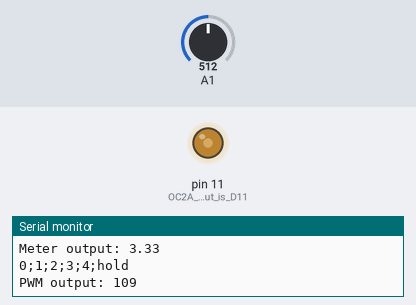
Simulated run of this sketch. Board: Arduino Uno, built with avr-gcc and run on an emulated ATmega328P. Parts: output pins drawn as LEDs (lit = HIGH), the last lines printed to the serial monitor. Inputs (shaded band) come from the test bench; at power-on: A1 = 512.

Above: at 1.6 s.
1.7 s: A1 set to 716
At 3.0 s:
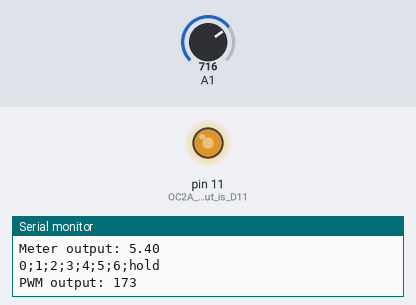
3.5 s: A1 set to 900
At 4.0 s:
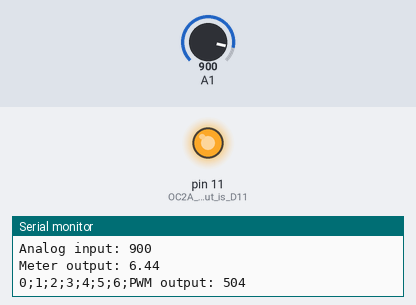
5.1 s: A1 set to 306
At 6.3 s:
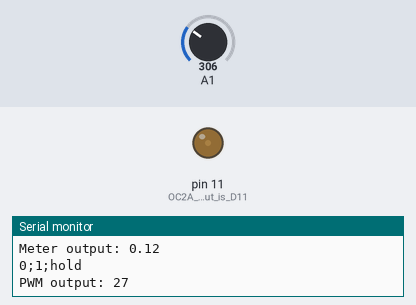
Timing chart, 0 to 8.1 s (numbered marks = the images above; inputs shaded):
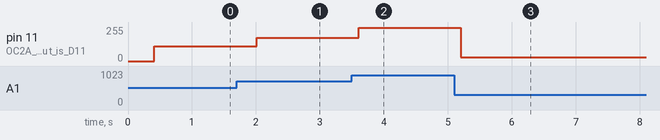

The sketch:

arduino_plantmeter.ino
```cpp
unsigned long int previousMillis = 0;
/* PWM vals vs output
 *  0 = 25
 *  1 = 43
 *  2 = 71
 *  3 = 99
 *  4 = 130
 *  5 = 162
 *  6 = 192
 */
const byte pwmMeterVals[] = { 0,   1,   2,   3,   4,   5,   6}; //array with all meter vals
const byte pwmVals[]      = {25,  43,  71,  99, 130, 162, 192}; //array with corresponding pwm values
const byte pwmLen = 7; //make sure BOTH arrays are same length!

/* ADC vals vs humidity:
 *  (0 - ) 300 = dry      = 0
 *         400 = damp     = 2
 *         568 = medium   = 4
 *         780 = flooded  = 6
 */
const unsigned int adcVals[]      = {300, 400, 568, 780}; //array with ADC values
const byte         adcMeterVals[] = {  0,   2,   4,   6}; //array with Corresponding meter values
const byte adcLen = 4; //make sure BOTH arrays are same length!

const long interval = 400;           // refresh rate
void setup() {
  Serial.begin(9600);           // set up Serial library at 9600 bps
  Serial.println("Plantmeter by TM van den Berg");
  //setup timer2
  TCCR2A = _BV(COM2A1) | _BV(COM2B1) | _BV(WGM20); //non-inverting phase correct 8bit pwm, enable a/b
  TCCR2B = _BV(CS20); //no prescaler (30khz)*/
  OCR2A = 0; //pin 15 D11
  pinMode(11, OUTPUT); //OC2A output is D11
}

void loop() {
 unsigned long int currentMillis = millis();
 if (currentMillis - previousMillis >= interval) {
    previousMillis = currentMillis;
    unsigned int adcDiff, pwmDiff, meterDiff, pwmOutput, i; //values we use for calculation
    float meterOutput,delta; //to store the meter output value (possibly could have sticked with integers here by multiplying meterVals with 10...)
    unsigned int adc = analogRead(A1); //read A1 for moisture reading
    Serial.print("Analog input: ");
    Serial.println(adc);

    /* Below we will determine the PWM value to write based on the ADC input and our "calibration values".
     *  It is rather cumbersome, and could possibly be simpler since our current calibration vals are mostly linear,
     *  but this will work also with more non-linear sensors (in which case you should use much smaller spaced calibration values)
     *  I have even generated this in excel, but I since then got lazy and let the arduino do the hard work.
     */

    //Find and linear interpolate output value for this input
    for (i = 0; i < adcLen; i++) {
      if (adcVals[i] > adc) {// we reached our limit or end.
        break;
      }
    }
    if (i == 0) { //smalles value, use output zero
      meterOutput = adcMeterVals[0];;
    }
    else if (i == (sizeof adcVals -1)) { // biggest value, use max output
      meterOutput = adcMeterVals[i];
    }
    else {
      //bottom value, e.g. 400 for 425
      //top value, e.g. 568 for 428
      adcDiff = adcVals[i] - adcVals[i-1]; //difference, e.g. 568 - 400 = 168 for 425;
      meterDiff = adcMeterVals[i] - adcMeterVals[i-1]; //difference in meter output val, e.g. 2 for 426
      delta = (float)meterDiff/adcDiff;
      meterOutput = adcMeterVals[i-1] + delta*(adc - adcVals[i-1]); //2 + (2/168)*(425-400) = 2 + 0.011 * 25 = 2 + 0.297 + 2.297
    }
    Serial.print("Meter output: ");
    Serial.println(meterOutput);

    //Find and linear interpolate PWM value for this output
    for (i = 0; i < pwmLen; i++) {
      Serial.print(i);
      Serial.print(";");
      if (pwmMeterVals[i] > meterOutput) {// we reached our limit or end.
        Serial.println("hold");
        break;
      }
    }
    if (i == 0) { //smalles value, use output zero
      pwmOutput = pwmVals[0];
    }
    else {
      //bottom value, e.g. 25 for 0.5
      //top value, e.g. 43 for 0.5
      pwmDiff = pwmVals[i] - pwmVals[i-1]; //difference in pwm output, e.g. 8 for 0.5;
      meterDiff = pwmMeterVals[i] - pwmMeterVals[i-1]; //difference in meter output, 1 for 0.5;
      delta = (float)pwmDiff/meterDiff;
      pwmOutput = pwmVals[i-1] + delta*(meterOutput - pwmMeterVals[i-1]); //25 + (the difference in meter value (1) / pwm difference (8) = ) 0.125 * (meter value - bottom meter value = ) 0.5 =
    }
    Serial.print("PWM output: " );
    Serial.println(pwmOutput);
    OCR2A = pwmOutput;
 }
}
```

Measured:
- after the input at 1.7 s, pin 11 (OC2A_output_is_D11): 109/255 → 173/255 after 0.31 s
- after the input at 3.5 s, pin 11 (OC2A_output_is_D11): 173/255 → 248/255 after 0.11 s
- after the input at 5.1 s, pin 11 (OC2A_output_is_D11): 248/255 → 27/255 after 0.10 s
